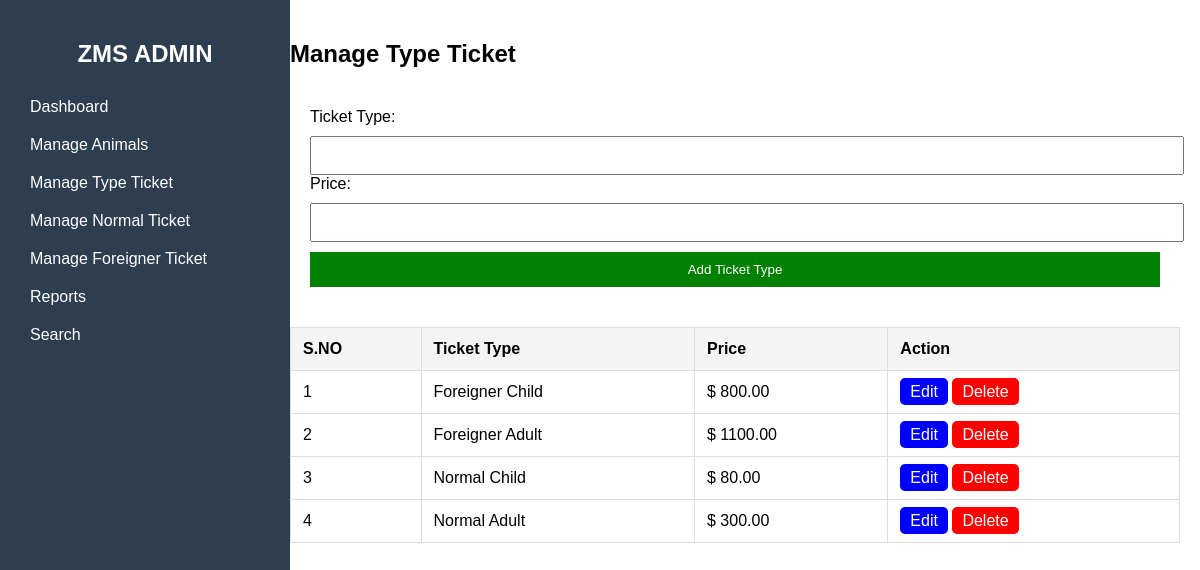
Page /manage-type-ticket.php on the committed database.
### tables this page shows
CREATE TABLE ticket_types (
    id INT AUTO_INCREMENT PRIMARY KEY,
    ticket_type VARCHAR(255) NOT NULL,
    price DECIMAL(10,2) NOT NULL
);

### manage-type-ticket.php (the view, shortened to what this page needs)
<?php
include('db.php');
?>
<!DOCTYPE html>
<html lang="en">
<head>
</head>
<body>
    <div class="sidebar">
        <h2>ZMS ADMIN</h2>
        <ul>
            <li><a href="dashboard.php">Dashboard</a></li>
            <li><a href="manage-animals.php">Manage Animals</a></li>
            <li><a href="manage-type-ticket.php" class="active">Manage Type Ticket</a></li>
            <li><a href="manage-normal-ticket.php">Manage Normal Ticket</a></li>
            <li><a href="manage-foreigner-ticket.php">Manage Foreigner Ticket</a></li>
            <li><a href="reports.php">Reports</a></li>
            <li><a href="search.php">Search</a></li>
        </ul>
    </div>
    <div class="content">
        <h2>Manage Type Ticket</h2>
        <form method="POST">
            <label>Ticket Type:</label>
            <input type="text" name="ticket_type" required>
            <label>Price:</label>
            <input type="number" name="price" step="0.01" required>
            <button type="submit">Add Ticket Type</button>
        </form>
        <table>
            <tr>
                <th>S.NO</th>
                <th>Ticket Type</th>
                <th>Price</th>
                <th>Action</th>
            </tr>
            <?php
            $query = "SELECT * FROM ticket_types ORDER BY id DESC";
            $result = mysqli_query($conn, $query);
            if ($result) {
                $sno = 1;
                while ($row = mysqli_fetch_assoc($result)) {
                    echo "<tr>";
                    echo "<td>" . $sno++ . "</td>";
                    echo "<td>" . htmlspecialchars($row['ticket_type']) . "</td>";
                    echo "<td>$ " . htmlspecialchars($row['price']) . "</td>";
                    echo "<td>
                            <a href='edit-type-ticket.php?id=" . htmlspecialchars($row['id']) . "' class='edit-btn'>Edit</a>
                            <a href='delete-type-ticket.php?id=" . htmlspecialchars($row['id']) . "' class='delete-btn' onclick='return confirm(\"Are you sure?\")'>Delete</a>
                          </td>";
                    echo "</tr>";
                }
            } else {
                echo "<tr><td colspan='4'>Error fetching data: " . mysqli_error($conn) . "</td></tr>";
            }
            ?>
        </table>
    </div>
</body>
</html>

### manage-type-ticket.php (style rules this page uses)
body { font-family: Arial, sans-serif; margin: 0; padding: 0; display: flex; }
.sidebar { width: 250px; background: #2c3e50; color: white; padding: 20px; height: 100vh; position: fixed; }
.sidebar h2 { text-align: center; }
.sidebar ul { list-style: none; padding: 0; }
.sidebar ul li { padding: 10px; }
.sidebar ul li a { color: white; text-decoration: none; display: block; }
.content { margin-left: 270px; padding: 20px; width: 100%; }
table { width: 100%; border-collapse: collapse; background: white; margin-top: 20px; }
th, td { padding: 12px; border: 1px solid #ddd; text-align: left; }
th { background: #f4f4f4; }
.edit-btn { background: blue; color: white; padding: 5px 10px; text-decoration: none; border-radius: 5px; }
.delete-btn { background: red; color: white; padding: 5px 10px; text-decoration: none; border-radius: 5px; }
form { margin-top: 20px; background: white; padding: 20px; border-radius: 5px; }
input, button { padding: 10px; width: 100%; margin-top: 10px; }
button { background: green; color: white; border: none; cursor: pointer; }

### rows in the picture
ticket_types: ticket_type "Foreigner Child", price "800.00"
ticket_types: ticket_type "Foreigner Adult", price "1100.00"
ticket_types: ticket_type "Normal Child", price "80.00"
ticket_types: ticket_type "Normal Adult", price "300.00"
